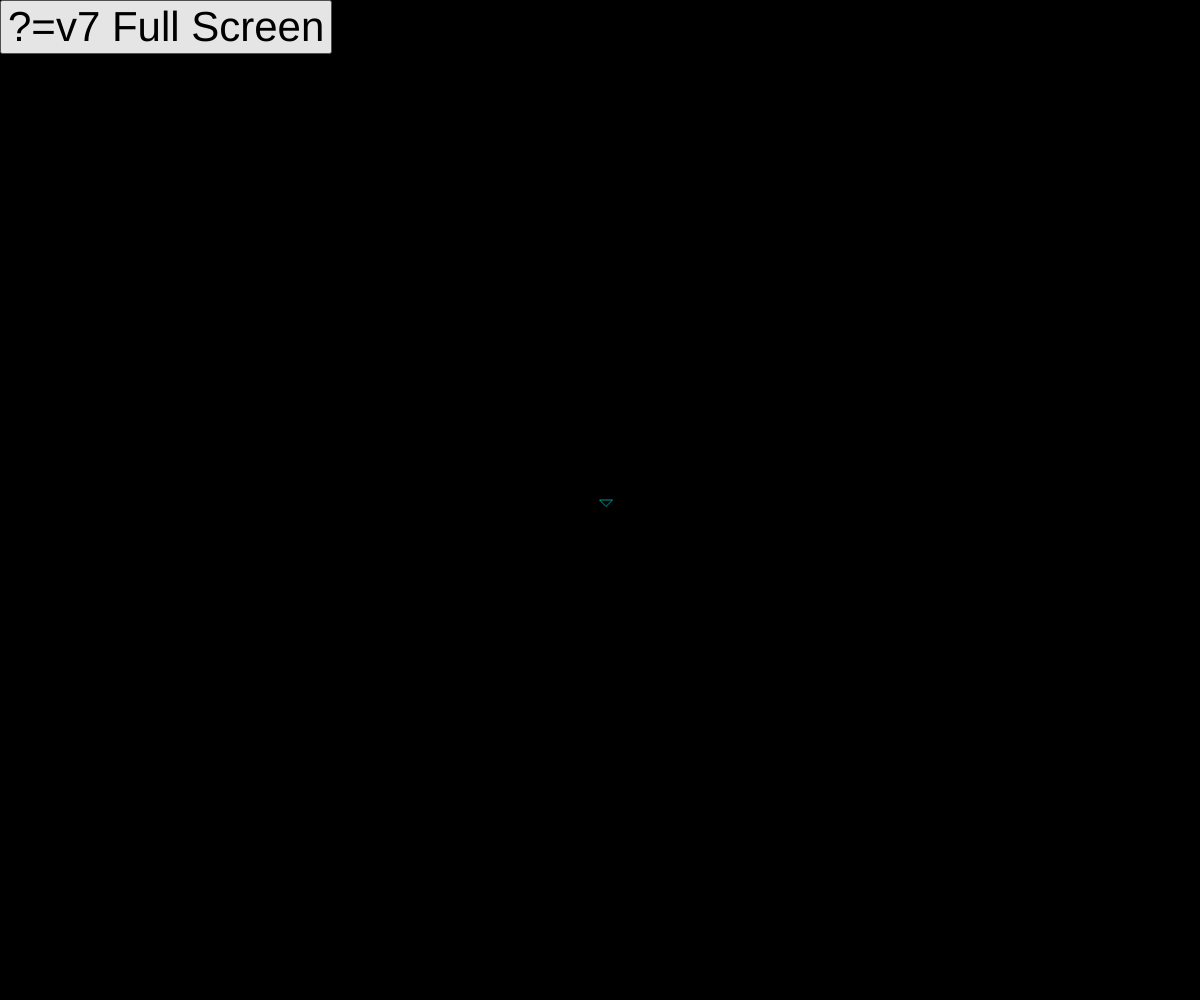
Frame 1 (no input)
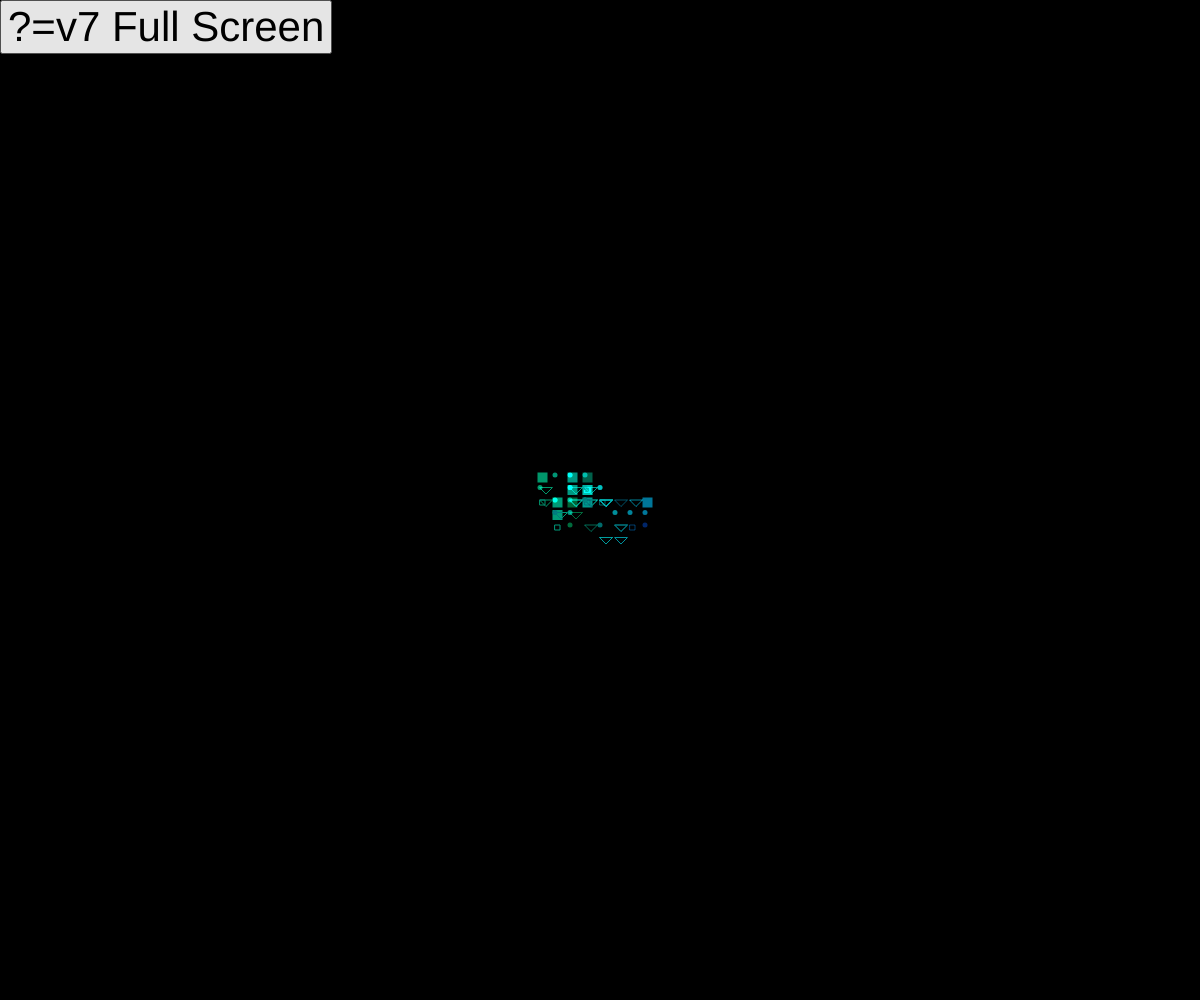
Frame 60 (no input)
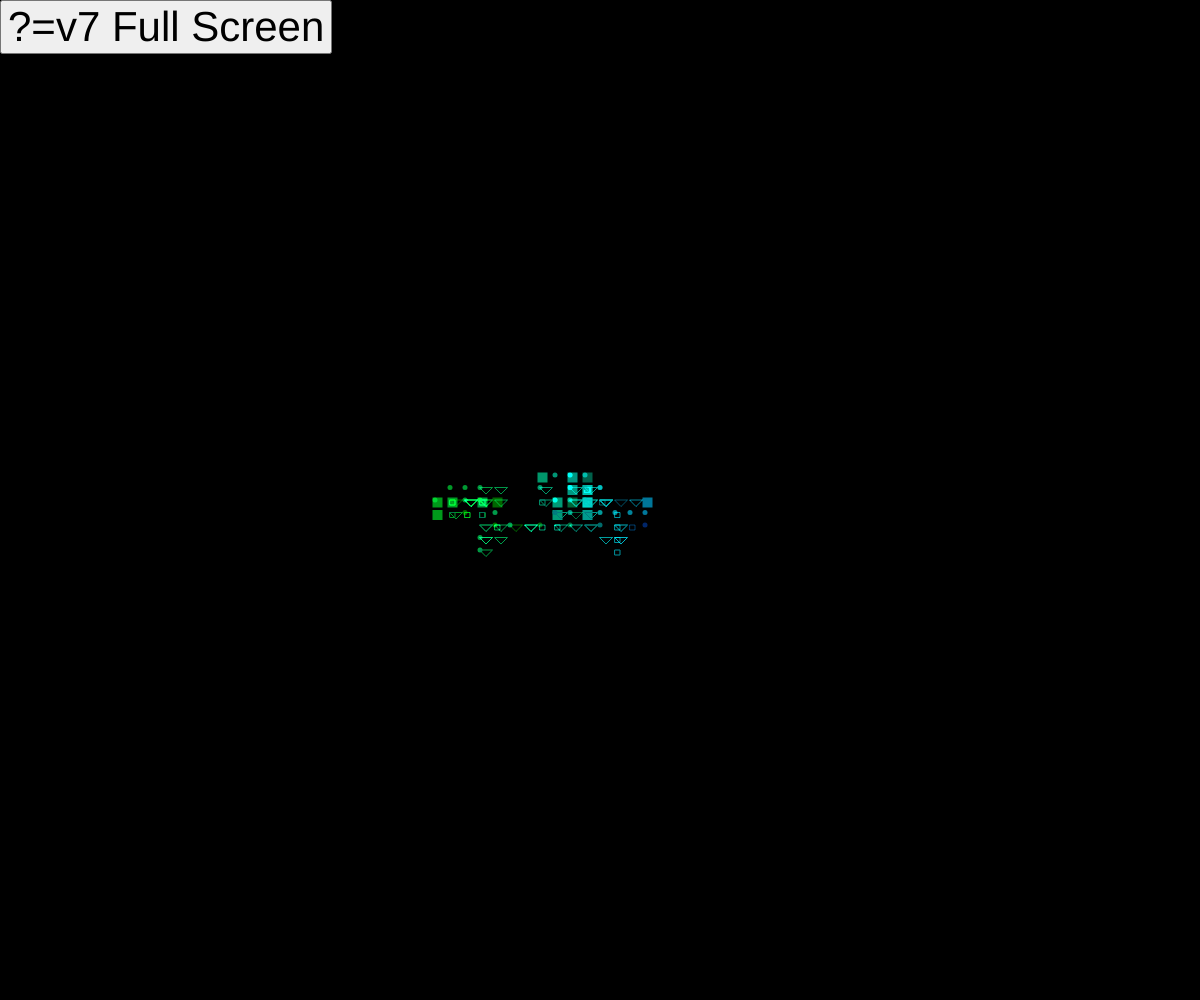
Frame 120 (the mouse pressed at the canvas centre since frame 60)

The p5.js sketch that drew these frames (run headless with seeded random() and noise() and a simulated clock; from frame 60 on, the mouse is pressed at the canvas centre):

// p5.js sketch
// ── sketch.js
// Prisha's Comments and Edits
// Added colors and more randomness with types of shapes using switch case

// Dan Shiffman's Code
// Self Avoiding Walk (Random Walk with Alpha)
// The Coding Train / Daniel Shiffman
// https://editor.p5js.org/codingtrain/sketches/IEw2RkDnJ

let x;
let y;

let grid;
let spacing = 5;
let cols, rows;

// this function makes an array of arrays to create a 2D grid
function make2DArray(cols, rows) {
  let arr = new Array(cols);
  for (let i = 0; i < arr.length; i++) {
    arr[i] = new Array(rows);
  }
  return arr;
}

let my = {};

function setup() {
  my.width = windowWidth;
  my.height = windowHeight;
  my.changeTime = 5.0;
  my.debug = 1;

  my.startTime = millis() / 1000.0;

  if (!my.debug) {
    my.width = windowWidth;
    my.height = windowHeight;
  }
  createCanvas(my.width, my.height);
  noStroke();

  setup_fullScreenButton();

  // define columns based on desired spacing
  // spacing is a good variable to play with to achieve different effects
  cols = floor(width / spacing);
  rows = floor(height / spacing);
  x = cols / 2;
  y = rows / 2;
  // background(51);
  background(0);
  grid = make2DArray(cols, rows);

  colorMode(HSB, 360, 100, 100, 100); // Use HSB color mode for a rainbow effect
}

function draw() {
  // stroke(255, 100);
  // makes the size of the points being drawn responsive to the size of the grid
  // strokeWeight(spacing * 0.5);

  check_time();

  noFill();
//  // adds in colors and maps them to the grid to create a rainbow gradient
//   let r = 0;
//   let mappedR = map(r, 0, 255, 0, width);

//   let g = 0;
//   let mappedG = map(g, 0, 255, 0, height);
//   let b = random(100, 200);
//   // let b = 200;
//   let a = 100;
//   stroke(mappedR, mappedG, b, a);

  // Map x and y to Hue and Brightness
  let hueValue = map(x * spacing, 0, width, 0, 360); // Map x to hue (0-360)
  let brightnessValue = map(y * spacing, 0, height, 50, 100); // Map y to brightness
  let alphaValue = 80; // Set transparency

  stroke(hueValue, 100, brightnessValue, alphaValue);
  
  const shape = floor(random(3));
  switch (shape) {
    case 0:
      // strokeWeight(1);
      rect(x * spacing, y * spacing, spacing);
      break;
    case 1:
      strokeWeight(spacing);
      point(x * spacing, y * spacing);
      break;
    case 2:
      strokeWeight(1);
      triangle(
        x * spacing,
        y * spacing,
        (x + spacing * 0.5) * spacing,
        y * spacing,
        (x + spacing * 0.25) * spacing,
        (y + spacing * 0.25) * spacing
      );
      break;
  }

  // something i tried that i didn't use
  // rect(x * spacing, y * spacing, spacing * 0.5);

  // SHIFFMAN CODE:
  // this part is what makes it generative
  // strokeWeight(spacing * 0.5);
  // point(x * spacing, y * spacing);
  // const r = floor(random(4));

  // create cases for each random pattern chosen in the draw loop
  // switch (r) {
  //   case 0:
  //     x = x + 1;
  //     break;
  //   case 1:
  //     x = x - 1;
  //     break;
  //   case 2:
  //     y = y + 1;
  //     break;
  //   case 3:
  //     y = y - 1;
  //     break;
  // }

  // fill(r, g, b, a);

  const pattern = floor(random(4));
  switch (pattern) {
    case 0:
      blendMode(HARD_LIGHT);
      x = x + width / 400;
      break;
    case 1:
      blendMode(ADD);
      x = x - width / 400;
      break;
    case 2:
      blendMode(EXCLUSION);
      y = y + height / 400;
      break;
    case 3:
      blendMode(SCREEN);
      y = y - height / 400;
      break;
  }
}

function check_time() {
  let now = millis() / 1000;
  if (now - my.startTime > my.changeTime) {
    my.startTime = now;
  }
}

// From
// https://editor.p5js.org/jht1493/sketches/5LgILr8RF

// --
function setup_fullScreenButton() {
  my.fullScreenButton = createButton("?=v7 Full Screen");
  my.fullScreenButton.mousePressed(fullScreen_action);
  my.fullScreenButton.style("font-size:42px");
  my.fullScreenButton.position(0, 0);
  // my.fullScreenButton.size(50, 20);
}

function fullScreen_action() {
  my.fullScreenButton.remove();
  fullscreen(1);
  let delay = 100;
  setTimeout(() => {
    ui_present_window();
  }, delay);
  // let r = x * spacing;
  // let g = y * spacing;
  // let b = random(100, 200);
  // // let b = 200;
  // let a = 100;
  // stroke(r, g, b, a);
}

function ui_present_window() {
  resizeCanvas(windowWidth, windowHeight);
  // init_dim();
}

// Respond to window resizing event
function windowResized() {
  // let r = x * spacing;
  // let g = y * spacing;
  // let b = random(100, 200);
  // // let b = 200;
  // let a = 100;
  // stroke(r, g, b, a);
  resizeCanvas(windowWidth, windowHeight);
  background(0);
  cols = floor(width / spacing);
  rows = floor(height / spacing);
  x = cols / 2;
  y = rows / 2;
  grid = make2DArray(cols, rows);
}
